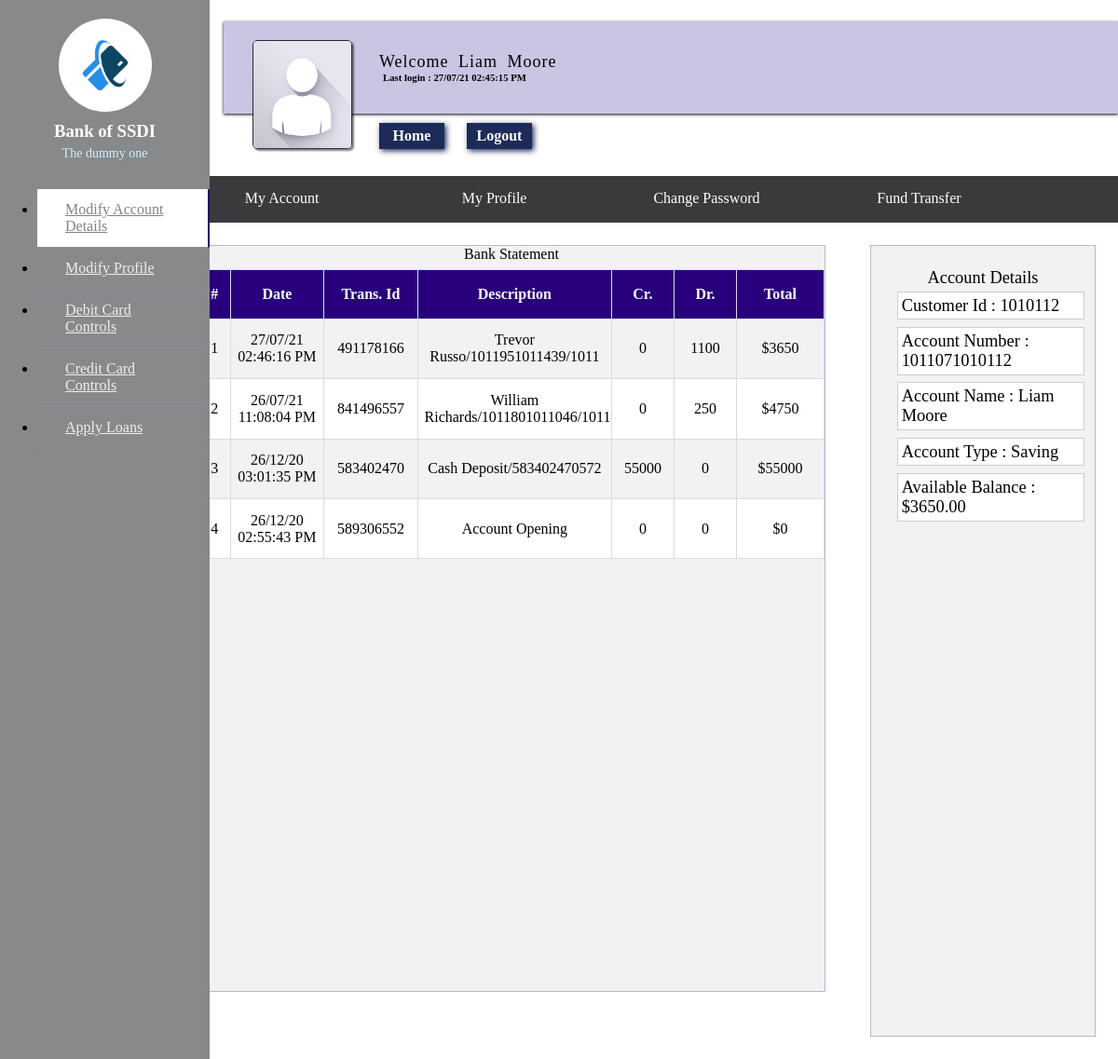
The app's page /Code/customer_profile.php (signed in) with its own data.
### tables this page shows
CREATE TABLE `bank_customers` (
  `Id` int(100) NOT NULL,
  `Username` varchar(20) DEFAULT NULL,
  `Password` varchar(15) DEFAULT NULL,
  `Customer_Photo` longblob,
  `Photo_name` varchar(500) DEFAULT NULL,
  `Customer_ID` varchar(20) DEFAULT NULL,
  `Gender` varchar(10) NOT NULL,
  `Landline_no` varchar(10) NOT NULL,
  `Home_Addr` varchar(100) NOT NULL,
  `Office_Addr` varchar(255) NOT NULL,
  `Country` varchar(255) NOT NULL,
  `State` varchar(255) NOT NULL,
  `City` varchar(255) NOT NULL,
  `Pin_code` varchar(255) NOT NULL,
  `Account_no` varchar(20) DEFAULT NULL,
  `Branch` varchar(50) DEFAULT NULL,
  `IFSC_Code` varchar(50) DEFAULT NULL,
  `SSN` varchar(10) DEFAULT NULL,
  `CITIZENSHIP` varchar(50) DEFAULT NULL,
  `Current_Balance` float(100,2) DEFAULT NULL,
  `LastTransaction` int(20) DEFAULT '0',
  `Mobile_no` varchar(20) DEFAULT NULL,
  `Email_ID` varchar(50) DEFAULT 'Nil',
  `Debit_Card_No` varchar(50) DEFAULT NULL,
  `Debit_Card_Pin` int(4) DEFAULT NULL,
  `CVV` int(3) DEFAULT NULL,
  `DOB` varchar(20) DEFAULT NULL,
  `Area_Loc` varchar(255) DEFAULT NULL,
  `Nominee_name` varchar(255) DEFAULT NULL,
  `Nominee_ac_no` varchar(255) DEFAULT NULL,
  `Last_Login` varchar(50) DEFAULT NULL,
  `Ac_Opening_Date` varchar(255) DEFAULT NULL,
  `Account_Status` varchar(10) NOT NULL,
  `Account_type` varchar(20) NOT NULL
);

CREATE TABLE `passbook_1010112` (
  `id` int(255) NOT NULL,
  `Transaction_id` varchar(255) DEFAULT NULL,
  `Transaction_date` varchar(255) DEFAULT NULL,
  `Description` varchar(255) DEFAULT NULL,
  `Cr_amount` varchar(255) DEFAULT NULL,
  `Dr_amount` varchar(255) DEFAULT NULL,
  `Net_Balance` varchar(255) DEFAULT NULL,
  `Remark` varchar(255) DEFAULT NULL
);

### Code/customer_profile.php (the view, shortened to what this page needs)
<?php
include 'customer_profile_sidebar.php';
include 'customer_profile_header.php';
?>
<html>
 <head><title>My Profile</title>
 <link rel="stylesheet" type="text/css" href="css/style.css" />
</head>
<body>
<?php
        $cust_id= $_SESSION['customer_Id'];
        include 'database_conn.php';
        $sql="SELECT * FROM bank_customers where Customer_ID= '$cust_id' ";
		$result = $conn->query($sql);
        $row = $result->fetch_assoc();
        $current_bal = $row['Current_Balance'];
?>
    <div class="cust_profile_container">
            <div class="acc_details">
                <span class="heading">Account Details</span><br>
                <label>Customer Id : <?php echo $_SESSION['customer_Id']; ?></label>
                <label>Account Number : <?php echo $_SESSION['Account_No']; ?></label>
                 <label>Account Name : <?php echo $_SESSION['Username']; ?></label>
                <label>Account Type : <?php echo $_SESSION['Account_type']; ?></label>
                <label>Available Balance : $<?php echo $current_bal ; ?></label>
            </div>
    <div class="statement">
                <label class="heading">Bank Statement</label>
                <table>
                <th width="5%">#</th>
                <th width="15%">Date</th>
                <th width="15%">Trans. Id</th>
                <th width="31%">Description</th>
                <th width="10%">Cr.</th>
                <th width="10%">Dr.</th>
                <th width="20%">Total</th>
                <?php
    $cust_id = $_SESSION['customer_Id'];
	$sql = "SELECT * from passbook_$cust_id ORDER By Id DESC LIMIT 10";
	$result = $conn->query($sql);
	if ($result->num_rows > 0) {
			  $Sl_no = 1;
		while($row = $result->fetch_assoc()) {
		echo '
			<tr>
            <td>'.$Sl_no++.'</td>
            <td>'.$row['Transaction_date'].'</td>
			<td>'.$row['Transaction_id'].'</td>
			<td>'.$row['Description'].'</td>
			<td>'.$row['Cr_amount'].'</td>
			<td>'.$row['Dr_amount'].'</td>
			<td>$'.$row['Net_Balance'].'</td>
			</tr>';
	}
}
?>
                </table>
    </div>
</div>
</body>
</html>

### Code/customer_profile_sidebar.php (shortened to what this page needs)
<!DOCTYPE html>
<html>
    <head>
        <link rel="stylesheet" type="text/css" href="css/style.css" />
	</head>
    <body id="customer_options">
    <div class="wrapper">
        <div class="sidebar">
        <div class="profile">
                <img src="images/logo.jpeg" alt="logo">
                <h3>Bank of SSDI</h3>
                <p>The dummy one</p>
            </div>
                    <ul>
                        <li>
                            <a href="#" class="active">
                                <span class="item">Modify Account Details</span>
                            </a>
                        </li>
                        <li>
                            <a href="#">
                                <span class="item">Modify Profile</span>
                            </a>
                        </li>
                        <li>
                            <a href="#">
                                <span class="item">Debit Card Controls</span>
                            </a>
                        </li>
                        <li>
                            <a href="#">
                                <span class="item">Credit Card Controls</span>
                            </a>
                        </li>
                        <li>
                            <a href="#">
                                <span class="item">Apply Loans</span>
                            </a>
                        </li>
                    </ul>
        </div>
        </div>
    </body>
</html>

### Code/customer_profile_header.php (shortened to what this page needs)
<!DOCTYPE html>
<html>
    <head>
        <link rel="stylesheet" type="text/css" href="css/style.css" />
	</head>
<body id="customer_profile">
	<?php
		include 'database_conn.php';
		$customer_id=$_SESSION['customer_Id'];
		$sql="SELECT * FROM bank_customers WHERE Customer_ID='$customer_id'";
		$result=$conn->query($sql);
		if($result->num_rows > 0)
		$row = $result->fetch_assoc();
	?>
       <div class="head_header">
            <div class="customer_details">
               <a href="customer_profile.php"><img src="images/No_image.jpg" height="115px" width="105px"></a>
				  </div>
             <div class="welcome">
             <label>Welcome <?php echo $_SESSION['Username']; ?></label><h6 class="lstlogin">Last login : <?php echo $row['Last_Login'] ?> </h6>
                  </div>
            <a class="cust_home" href="customer_profile.php"><input type="button" name="home" value="Home" id="home"></a>
            <a class="cust_logout" href="customer_logout.php"><input type="button" name="logout_btn" value="Logout" id="logout"></a>
        </div>
        <div class="profile_nav">
            <ul>
                <a href="customer_profile_myacc.php"><li class="link1">My Account</li></a>
                <a href="customer_profile_myprofile.php"><li class="link2">My Profile</li></a>
                <a href="customer_pass_change.php"><li class="link3">Change Password</li></a>
                <a href="fund_transfer.php"><li class="link4">Fund Transfer</li></a>
                <a href="cust_statement.php"><li class="link5">Statement</li></a>
        </ul>
            </div>
    </body>
</html>

### Code/customer_profile_header.php (style rules this page uses)
#home, #logout { background-color:rgba(5, 21, 71,0.9); border:none; padding:5px; width:70px; color:white; cursor:pointer; box-shadow:2px 2px 6px rgba(5, 21, 71,0.9); transition-duration: 0.6s; }

### records on screen
bank_customers: Last_Login "27/07/21 02:45:15 PM", Current_Balance "3650.00"
passbook_1010112: Transaction_date "27/07/21 02:46:16 PM", Transaction "491178166", Description "Trevor Russo/1011951011439/1011", Cr_amount "0", Dr_amount "1100", Net_Balance "3650"
passbook_1010112: Transaction_date "26/07/21 11:08:04 PM", Transaction "841496557", Description "William Richards/1011801011046/1011", Cr_amount "0", Dr_amount "250", Net_Balance "4750"
passbook_1010112: Transaction_date "26/12/20 03:01:35 PM", Transaction "583402470", Description "Cash Deposit/583402470572", Cr_amount "55000", Dr_amount "0", Net_Balance "55000"
passbook_1010112: Transaction_date "26/12/20 02:55:43 PM", Transaction "589306552", Description "Account Opening", Cr_amount "0", Dr_amount "0", Net_Balance "0"

### other values on screen
$_SESSION['Username'] "Liam Moore"
$_SESSION['customer_Id'] "1010112"
$_SESSION['Account_No'] "1011071010112"
$_SESSION['Account_type'] "Saving"
